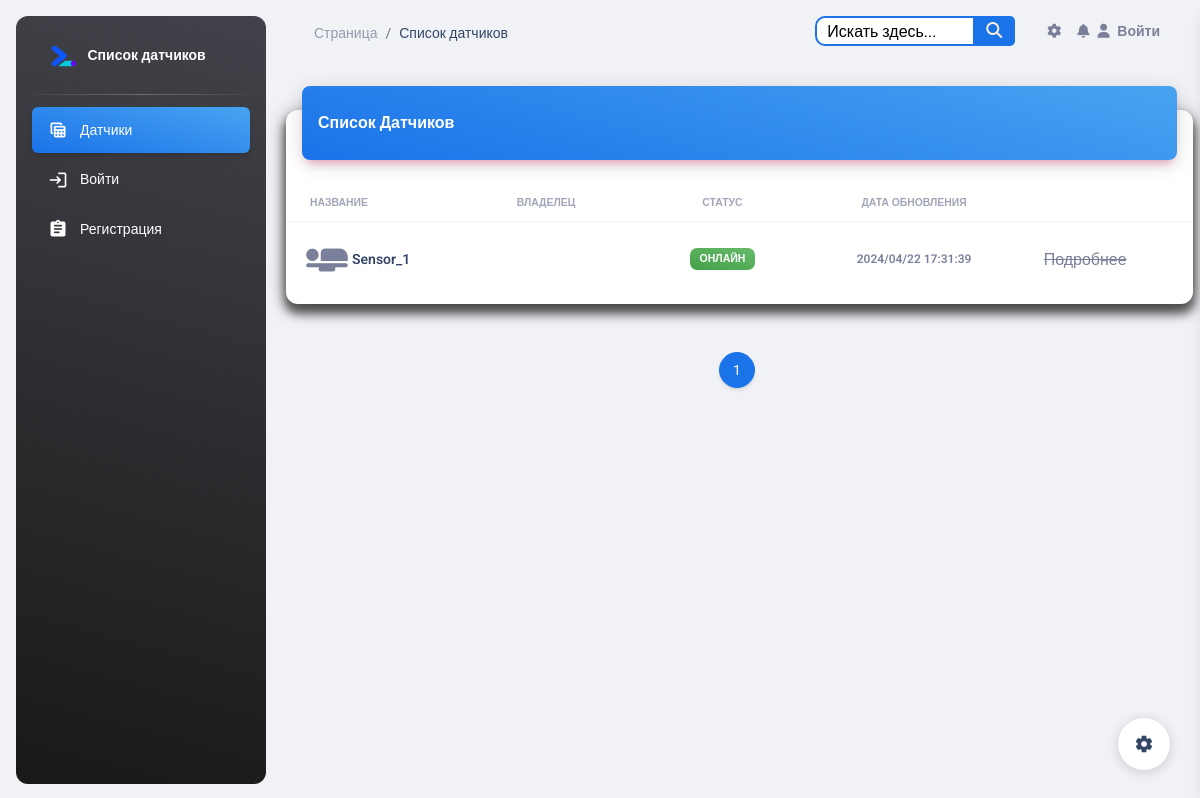
/, run on an earlier commit of the app's database.
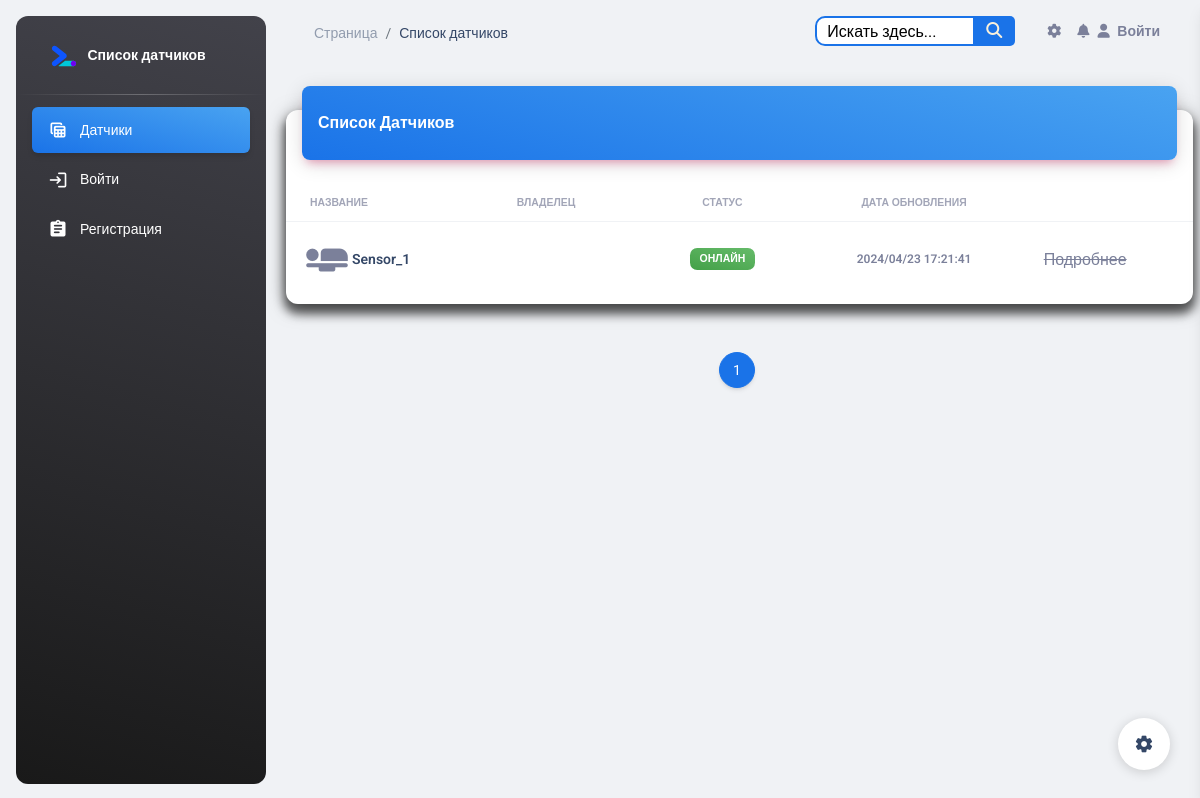
And on a later commit of the database.
### esp_sensor/models.py (models this page shows, shortened)
class Sensor(models.Model):
    id = models.AutoField(primary_key=True)
    name = models.CharField('Имя датчика', max_length=100, unique=True)
    slug = models.SlugField(max_length=255, unique=True, db_index=True, verbose_name="URL")
    description = models.TextField('Описание', blank=True)
    owner = models.CharField("Владелец", max_length=100, blank=True)
    date_added = models.DateTimeField('Дата добавления', auto_now=True)
    country = models.ManyToManyField(Country, blank=True, verbose_name='Страна')
    city = models.ManyToManyField(City, blank=True, verbose_name='Город')
    inclusions = models.IntegerField("Количество включений", default=0)
    power = models.IntegerField(default=0,
                                blank=True,
                                verbose_name='Мощность',
                                validators=[MinValueValidator(0), MaxValueValidator(100)])
    watt = models.IntegerField("Потребление мощности", default=0)
    volt = models.IntegerField("Электрическое напряжение", default=0)
    work = models.BooleanField('Онлайн', default=True)
    blocked = models.BooleanField('Заблокирован', default=False)
    start = models.BooleanField('Старт', default=False)
    temperature = models.FloatField('Температура', default=0)
    fan_speed = models.IntegerField('Скорость кулера', default=0)
    ip_address = models.CharField(max_length=15, blank=True)
    def is_blocked(self):
        return self.blocked
    class Meta:
        verbose_name = 'Датчик'
        verbose_name_plural = 'Датчики'

### esp_sensor/views.py (the view)
# urls.py: path('', SensorListView.as_view(), name='sensor_list'),
class SensorListView(ListView):
    model = Sensor
    template_name = 'sensor/sensor_list.html'
    context_object_name = 'sensors'
    paginate_by = 8
    def get_queryset(self):
        queryset = super().get_queryset()
        queryset = queryset.order_by('name', 'owner', '-blocked', '-date_added')
        return queryset
    def get_context_data(self, **kwargs):
        context = super().get_context_data(**kwargs)
        sensors = context['sensors']
        for sensor in sensors:
            latest_log = sensor.sensorlog_set.last()
            if latest_log:
                sensor.last_updated = latest_log.timestamp
            else:
                sensor.last_updated = sensor.date_added
        return context

### templates/sensor/sensor_list.html (shortened to what the changed rows need)
{% load static %}
{% include 'base.html' %}
<body class="g-sidenav-show  bg-gray-200">
<main class="main-content position-relative max-height-vh-100 h-100 border-radius-lg ">
    <div class="container-fluid py-4">
        <div class="row">
            <div class="col-12">
                <div class="card my-4">
                    <div class="card-body px-0 pb-2">
                        <div class="table-responsive p-0">
                            <table class="table align-items-center mb-0">
                                <thead>
                                <tr>
                                    <th class="text-uppercase text-secondary text-xxs font-weight-bolder opacity-7">
                                        Название
                                    </th>
                                    <th class="text-uppercase text-secondary text-xxs font-weight-bolder opacity-7 ps-2">
                                        Владелец
                                    </th>
                                    <th class="text-center text-uppercase text-secondary text-xxs font-weight-bolder opacity-7">
                                        Статус
                                    </th>
                                    <th class="text-center text-uppercase text-secondary text-xxs font-weight-bolder opacity-7">
                                        Дата обновления
                                    </th>
                                    <th class="text-secondary opacity-7"></th>
                                </tr>
                                </thead>
                                <tbody>
                                {% for sensor in sensors %}
                                    <tr>
                                        <td>
                                            <div class="d-flex px-2 py-1">
                                                <div>
                                                    <i class="material-icons"
                                                       style="font-size: 50px;">airline_seat_flat</i>
                                                </div>
                                                <div class="d-flex flex-column justify-content-center">
                                                    <a href="{% url 'sensor_detail' sensor.pk %}"
                                                       class="text-secondary font-weight-bold text-xs"
                                                       data-toggle="tooltip" data-original-title="Edit user">
                                                        <h6 class="mb-0 text-sm">{{ sensor.name }}</h6>
                                                    </a>
                                                </div>
                                            </div>
                                        </td>
                                        <td>
                                        </td>
                                        <td class="align-middle text-center text-sm">
                                            {% if sensor.is_blocked %}
                                                <span class="badge badge-sm bg-gradient-danger">Заблокирован</span>
                                            {% else %}
                                                {% if sensor.work %}
                                                    <span class="badge badge-sm bg-gradient-success">Онлайн</span>
                                                {% else %}
                                                    <span class="badge badge-sm bg-gradient-secondary">Оффлайн</span>
                                                {% endif %}
                                            {% endif %}
                                        </td>
                                        <td class="align-middle text-center">
                                            <span class="text-secondary text-xs font-weight-bold">{{ sensor.last_updated | date:"Y/m/d H:i:s" }}</span>
                                        </td>
                                        {% if user.is_authenticated %}
                                            <td class="align-middle">
                                                <a href="{% url 'sensor_detail' sensor.pk %}"
                                                   class="text-secondary font-weight-bold text-xs"
                                                   data-toggle="tooltip" data-original-title="Edit user">
                                                    Подробнее
                                                </a>
                                            </td>
                                        {% else %}
                                            <td class="align-middle">
                                                <span style="text-decoration: line-through;">Подробнее</span>
                                            </td>
                                        {% endif %}
                                    </tr>
                                {% endfor %}
                                </tbody>
                            </table>
                        </div>
                    </div>
                </div>
            </div>
        </div>
    </div>
</main>
</body>

What changed in the data, as far as the page shows it:
changed Sensor "Sensor_1": last_updated "2024/04/22 17:31:39" → "2024/04/23 17:21:41"
